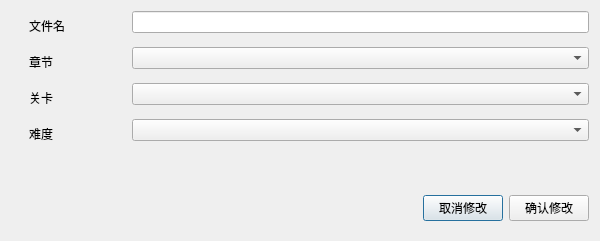
<?xml version="1.0" encoding="UTF-8"?>
<ui version="4.0">
 <class>ModifyFileAttributesDialogClass</class>
 <widget class="QDialog" name="ModifyFileAttributesDialogClass">
  <property name="geometry">
   <rect>
    <x>0</x>
    <y>0</y>
    <width>600</width>
    <height>241</height>
   </rect>
  </property>
  <property name="windowTitle">
   <string>脚本文件属性修改</string>
  </property>
  <layout class="QFormLayout" name="formLayout">
   <item row="0" column="0">
    <widget class="QLabel" name="fileNameLabel">
     <property name="styleSheet">
      <string notr="true">QLabel{
	color:rgb(0, 0, 0);
	min-height:30px;
min-width:100px;
max-height:30px;
max-height:100px;
margin-left:15px;
}</string>
     </property>
     <property name="text">
      <string>文件名</string>
     </property>
    </widget>
   </item>
   <item row="0" column="1">
    <widget class="QLineEdit" name="fileNameLineEdit"/>
   </item>
   <item row="1" column="0">
    <widget class="QLabel" name="chapterLabel">
     <property name="styleSheet">
      <string notr="true">QLabel{
	color:rgb(0, 0, 0);
	min-height:30px;
min-width:100px;
max-height:30px;
max-height:100px;
margin-left:15px;
}</string>
     </property>
     <property name="text">
      <string>章节</string>
     </property>
    </widget>
   </item>
   <item row="1" column="1">
    <widget class="QComboBox" name="chapterComboBox"/>
   </item>
   <item row="2" column="0">
    <widget class="QLabel" name="levelLabel">
     <property name="styleSheet">
      <string notr="true">QLabel{
	color:rgb(0, 0, 0);
	min-height:30px;
min-width:100px;
max-height:30px;
max-height:100px;
margin-left:15px;
}</string>
     </property>
     <property name="text">
      <string>关卡</string>
     </property>
    </widget>
   </item>
   <item row="2" column="1">
    <widget class="QComboBox" name="levelComboBox"/>
   </item>
   <item row="3" column="0">
    <widget class="QLabel" name="difficultyLabel">
     <property name="styleSheet">
      <string notr="true">QLabel{
	color:rgb(0, 0, 0);
	min-height:30px;
min-width:100px;
max-height:30px;
max-height:100px;
margin-left:15px;
}</string>
     </property>
     <property name="text">
      <string>难度</string>
     </property>
    </widget>
   </item>
   <item row="3" column="1">
    <widget class="QComboBox" name="difficultyComboBox"/>
   </item>
   <item row="5" column="0">
    <spacer name="verticalSpacer">
     <property name="orientation">
      <enum>Qt::Orientation::Vertical</enum>
     </property>
     <property name="sizeHint" stdset="0">
      <size>
       <width>20</width>
       <height>40</height>
      </size>
     </property>
    </spacer>
   </item>
   <item row="5" column="1">
    <layout class="QHBoxLayout" name="horizontalLayout_2">
     <item>
      <spacer name="horizontalSpacer">
       <property name="orientation">
        <enum>Qt::Orientation::Horizontal</enum>
       </property>
       <property name="sizeHint" stdset="0">
        <size>
         <width>40</width>
         <height>20</height>
        </size>
       </property>
      </spacer>
     </item>
     <item>
      <widget class="QPushButton" name="cancelPushButton">
       <property name="text">
        <string>取消修改</string>
       </property>
      </widget>
     </item>
     <item>
      <widget class="QPushButton" name="confirmPushButton">
       <property name="text">
        <string>确认修改</string>
       </property>
      </widget>
     </item>
    </layout>
   </item>
   <item row="4" column="0">
    <spacer name="verticalSpacer_2">
     <property name="orientation">
      <enum>Qt::Orientation::Vertical</enum>
     </property>
     <property name="sizeHint" stdset="0">
      <size>
       <width>20</width>
       <height>40</height>
      </size>
     </property>
    </spacer>
   </item>
  </layout>
 </widget>
 <layoutdefault spacing="6" margin="11"/>
 <resources/>
 <connections/>
</ui>
